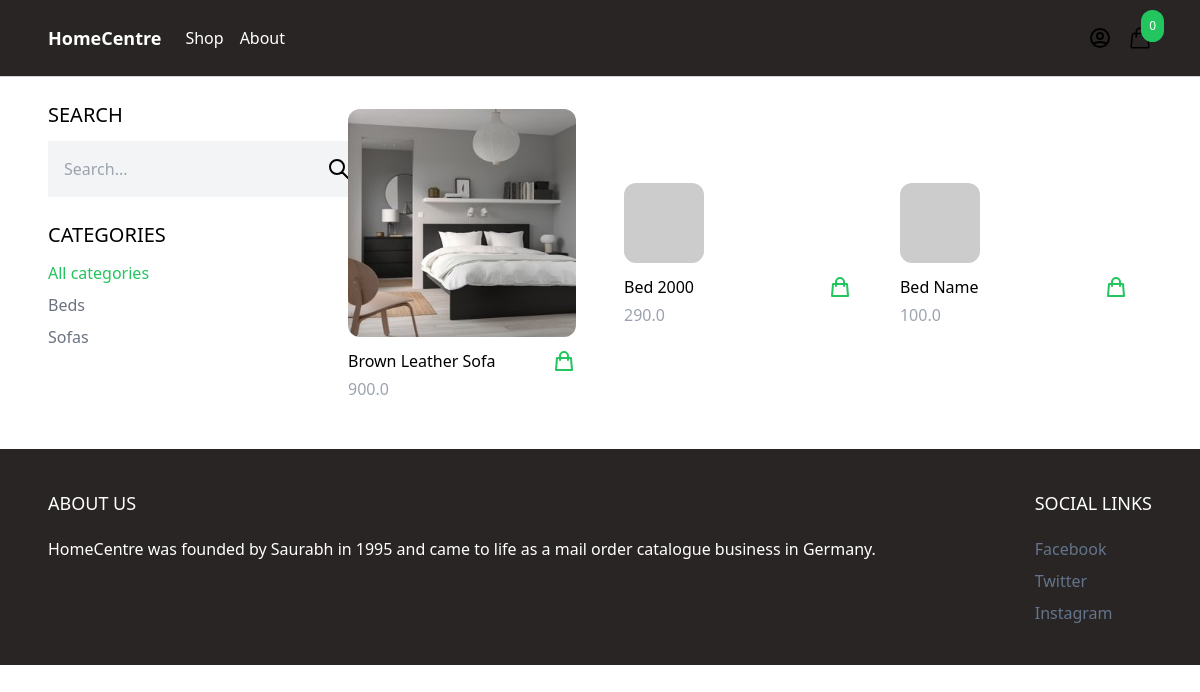
The app's page /shop/ with its own data.
### product/models.py (models this page shows, shortened)
class Category(models.Model):
    name = models.CharField(max_length=255)
    slug = models.SlugField()
    class Meta:
        ordering = ('name',)

class Product(models.Model):
    category = models.ForeignKey(Category, related_name='products', on_delete=models.CASCADE)
    name = models.CharField(max_length=255)
    slug = models.SlugField()
    description = models.TextField(blank=True, null=True)
    price = models.IntegerField()
    created_at = models.DateTimeField(auto_now_add=True)
    image = models.ImageField(upload_to='uploads/', blank=True, null=True)
    thumbnail = models.ImageField(upload_to='uploads/', blank=True, null=True)
    class Meta:
        ordering = ('-created_at',)
    def get_display_price(self):
        return self.price / 100
    def get_thumbnail(self):
        if self.thumbnail:
            return self.thumbnail.url
        else:
            if self.image:
                self.thumbnail = self.make_thumbnail(self.image)
                self.save()
                return self.thumbnail.url
            else:
                return 'https://via.placeholder.com/240x240x.jpg'

### core/views.py (the view)
# urls.py: path('shop/', shop, name='shop'),
def shop(request):
    categories = Category.objects.all()
    products = Product.objects.all()
    active_category = request.GET.get('category', '')
    if active_category :
        products = products.filter(category__slug = active_category)
    query = request.GET.get('query', '')
    if query:
        products = products.filter(Q(name__icontains=query) | Q(description__icontains=query))
    context = {
        'categories' : categories,
        'products' : products,
        'active_category' : active_category
    }
    return render(request, 'core/shop.html', context)

### cart/cart.py (called while the page is built)
    def __len__(self):
        return sum(item['quantity'] for item in self.cart.values())

### cart/context_processors.py (called while the page is built)
def cart(request):
    return {'cart': Cart(request)}

### core/templates/core/shop.html (shortened to what this page needs)
{% extends 'core/base.html'%}
{% block content %}
<div class="max-w-6xl mx-auto flex flex-wrap items-start py-6 px-6 xl:px-0">
    <div class="filters w-full lg:w-1/4">
        <h3 class="mb-3 text-xl uppercase">Search</h3>
        <form method="get" action=".">
            <div class="flex">
                <input type="text" name="query" class="p-4 bg-gray-100 border-0" placeholder="Search...">
                <button class="p-4 bg-gray-100 border-0">
                    <svg xmlns="http://www.w3.org/2000/svg" class="h-6 w-6" fill="none" viewBox="0 0 24 24" stroke="currentColor">
                        <path stroke-linecap="round" stroke-linejoin="round" stroke-width="2" d="M21 21l-6-6m2-5a7 7 0 11-14 0 7 7 0 0114 0z" />
                    </svg>
                </button>
            </div>
        </form>
        <h3 class="mt-6 mb-3 text-xl uppercase">Categories</h3>
        <ul class="space-y-2">
            <li><a href="{% url 'shop' %}" class="{% if not active_category %}text-green-500{% else %}text-gray-500{% endif %}">All categories</a></li>
            {% for category in categories %}
            <li><a href="{% url 'shop' %}?category={{ category.slug }}" class="{% if category.slug == active_category %}text-green-500{% else %}text-gray-500{% endif %}">{{ category.name }}</a></li>
            {% endfor %}
        </ul>
    </div>
    <div class="products w-full lg:w-3/4 -mt-4 flex items-center flex-wrap">
        {% for product in products %}
        {% include 'product/partials/product_list_item.html' %}
        {% endfor %}
    </div>
</div>
{% endblock %}

### product/templates/product/partials/product_list_item.html
<div class="w-full md:w-1/3 xl:w-1/4 p-6">
    <a href="{% url 'product' product.slug %}">
        <img src="{{ product.get_thumbnail }}" class="rounded-xl hover:shadow-lg">
    </a>
    <div class="pt-3 flex items-center justify-between">
        <a href="{% url 'product' product.slug %}">{{ product.name }}</a>
        <a
            href="#"
            hx-get="{% url 'add_to_cart' product.id %}"
            hx-target="#menu-cart-button"
            hx-swap="outerHTML"
            class="text-green-500 hover:text-green-800"
        >
            <svg xmlns="http://www.w3.org/2000/svg" class="h-6 w-6" fill="none" viewBox="0 0 24 24" stroke="currentColor">
                <path stroke-linecap="round" stroke-linejoin="round" stroke-width="2" d="M16 11V7a4 4 0 00-8 0v4M5 9h14l1 12H4L5 9z" />
            </svg>
        </a>
    </div>
    <p class="pt-1 text-gray-400">{{ product.get_display_price }}</p>
</div>

### records on screen
Category: name "Beds"
Category: name "Sofas"
Product: get_thumbnail (picture), name "Brown Leather Sofa", get_display_price "900.0"
Product: name "Bed 2000", get_display_price "290.0"
Product: name "Bed Name", get_display_price "100.0"

### other values on screen
{{ cart|length }} "0"
